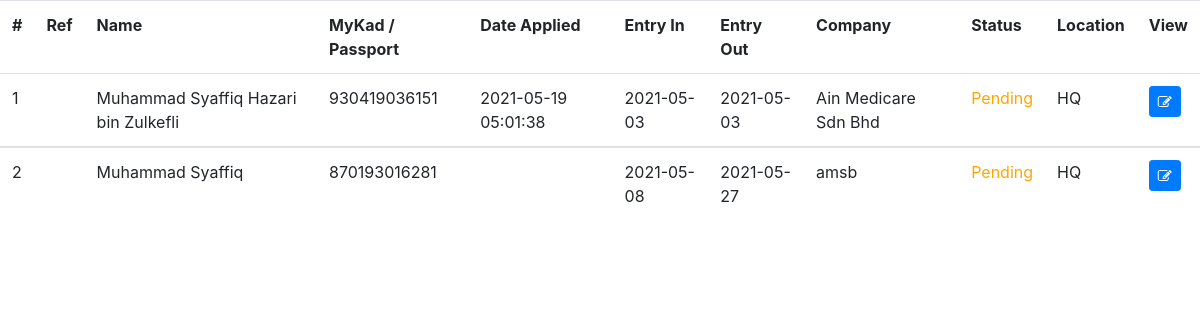
The page /backend-search.php?term=Muhammad Syaffiq (signed in) on the database as committed earlier.
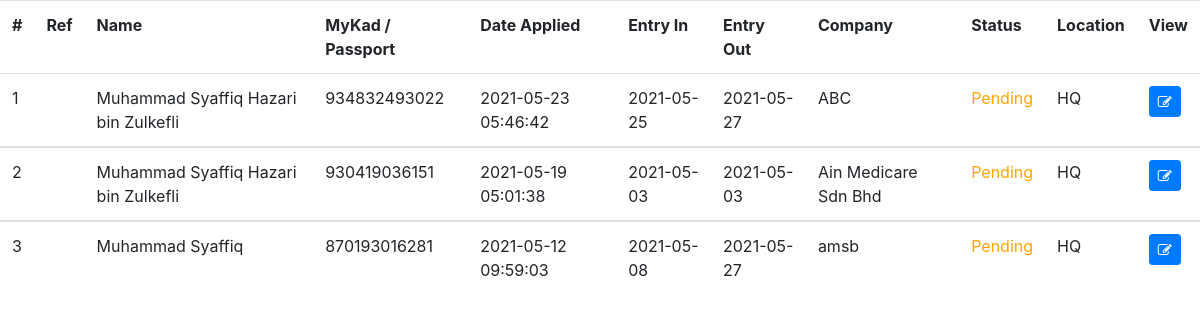
The same page on the database as committed later.
### tables this page shows
CREATE TABLE `hd_0001` (
  `hd_id` int(11) NOT NULL,
  `fullname` varchar(50) DEFAULT NULL,
  `mykad` varchar(30) DEFAULT NULL,
  `visoffice` varchar(10) DEFAULT NULL,
  `appemail` varchar(100) DEFAULT NULL,
  `entryin` date DEFAULT NULL,
  `entryout` date DEFAULT NULL,
  `company` varchar(200) DEFAULT NULL,
  `caddress` varchar(100) DEFAULT NULL,
  `ccity` varchar(20) DEFAULT NULL,
  `cstate` varchar(20) DEFAULT NULL,
  `cpostal` varchar(10) DEFAULT NULL,
  `telno` varchar(30) DEFAULT NULL,
  `reasonentry` varchar(150) DEFAULT NULL,
  `nameconperson` varchar(50) DEFAULT NULL,
  `emailaddconperson` varchar(100) DEFAULT NULL,
  `radio1` varchar(5) DEFAULT NULL,
  `country` varchar(100) NOT NULL DEFAULT 'NA',
  `doafromcountries` date DEFAULT NULL,
  `radio2` varchar(5) DEFAULT NULL,
  `individu` varchar(100) NOT NULL DEFAULT 'NA',
  `areafrom` varchar(100) NOT NULL DEFAULT 'NA',
  `radio3` varchar(5) DEFAULT NULL,
  `radio4` varchar(5) DEFAULT NULL,
  `rescovid` varchar(10) NOT NULL DEFAULT 'NA',
  `datetest` date DEFAULT NULL,
  `loctest` varchar(50) NOT NULL DEFAULT 'NA',
  `cough` varchar(5) DEFAULT NULL,
  `diffbreathing` varchar(5) DEFAULT NULL,
  `fever` varchar(5) DEFAULT NULL,
  `flu` varchar(5) DEFAULT NULL,
  `sorethroat` varchar(5) DEFAULT NULL,
  `othersymptoms` varchar(300) DEFAULT NULL,
  `applstatus` varchar(10) NOT NULL DEFAULT 'Pending',
  `dt_apply` datetime DEFAULT NULL,
  `dt_updstatus` datetime DEFAULT NULL,
  `dt_updsby` int(11) DEFAULT NULL,
  `covtestresult` varchar(200) DEFAULT NULL
);

### login/lib/library.php (called while the page is built, shortened)
<?php
class DemoLib
{
    public function UserDetails($user_id)
    {
        try {
            $db = DB();
            $query = $db->prepare("SELECT user_id, name, username, email, usertype, ainloc FROM users WHERE user_id=:user_id");
            $query->bindParam("user_id", $user_id, PDO::PARAM_STR);
            $query->execute();
            if ($query->rowCount() > 0) {
                return $query->fetch(PDO::FETCH_OBJ);
            }
        } catch (PDOException $e) {
            exit($e->getMessage());
        }
    }
}

### backend-search.php (the view, shortened to what this page needs)
<!DOCTYPE html>
<html>
<head>
<link rel="stylesheet" href="https://stackpath.bootstrapcdn.com/bootstrap/4.1.3/css/bootstrap.min.css">
<link rel="stylesheet" href="https://maxcdn.bootstrapcdn.com/font-awesome/4.7.0/css/font-awesome.min.css">
<?php
require __DIR__ . '/login/lib/library.php';
$app = new DemoLib();
$user = $app->UserDetails($_SESSION['user_id']);
?>
</head>
<?php
$statcolour = "";
try{
    if(isset($_REQUEST["term"])){
        $term = $_REQUEST["term"];
        $sql = "SELECT * FROM hd_0001 WHERE visoffice = '$user->ainloc' AND (fullname LIKE '%$term%' OR mykad LIKE '%$term%' OR entryin LIKE '%$term%' OR entryout LIKE '%$term%' OR company LIKE '%$term%' OR refnum LIKE '%$term%') ORDER BY dt_apply DESC";
        $stmt = $db->prepare($sql);
        $stmt->execute();
        if($stmt->rowCount() > 0){
            echo "<table class='table'>
            <thead class='thead-dark'><tr>
            <td><b>#</b></td>
            <td><b>Ref</b></td>
            <td><b>Name</b></td>
            <td><b>MyKad / Passport</b></td>
            <td><b>Date Applied</b></td>
            <td><b>Entry In</b></td>
            <td><b>Entry Out</b></td>
            <td><b>Company</b></td>
            <td><b>Status</b></td>
            <td><b>Location</b></td>
            <td><b>View</b></td></tr>
            </thead>";
            $counter = "1";
            while($row = $stmt->fetch()){
                if($row["applstatus"] == 'Approved'){
                    $statcolour = "green";
                } else if ($row["applstatus"] == 'Pending'){
                    $statcolour = "orange";
                } else {
                    $statcolour = "red";
                }
                echo "<tbody><tr><td>" . $counter; $counter++ . "</td>";
                echo "<td>" . $row["refnum"] . "</td>";
                echo "<td>" . $row["fullname"] . "</td>";
                echo "<td>" . $row["mykad"] . "</td>";
                echo "<td>" . $row["dt_apply"] . "</td>";
                echo "<td>" . $row["entryin"] . "</td>";
                echo "<td>" . $row["entryout"] . "</td>";
                echo "<td>" . $row["company"] . "</td>";
                echo "<td style='color:$statcolour';>" . $row["applstatus"] . "</td>";
                echo "<td>" . $row["visoffice"] . "</td>";
                echo "<td><a href='manageappl.php?view_id=$row[hd_id]'> <button type='button' class='btn btn-labeled btn-primary btn-sm'><span class='btn-label'><i class='fa fa-edit'></i></span></button></a></td></tr></tbody>";
            }
            echo "</table>";
        } else{
            echo "<p>No matches found</p>";
        }
    }
} catch(PDOException $e){
    die("ERROR: Could not able to execute $sql. " . $e->getMessage());
}
?>

Rows that differ between the two databases and show on the page:
added hd_0001: fullname "Muhammad Syaffiq Hazari bin Zulkefli", mykad "934832493022", dt_apply "2021-05-23 05:46:42", entryin "2021-05-25", entryout "2021-05-27", company "ABC", applstatus "Pending", visoffice "HQ"
changed hd_0001 "Muhammad Syaffiq": dt_apply (not shown) → "2021-05-12 09:59:03"
